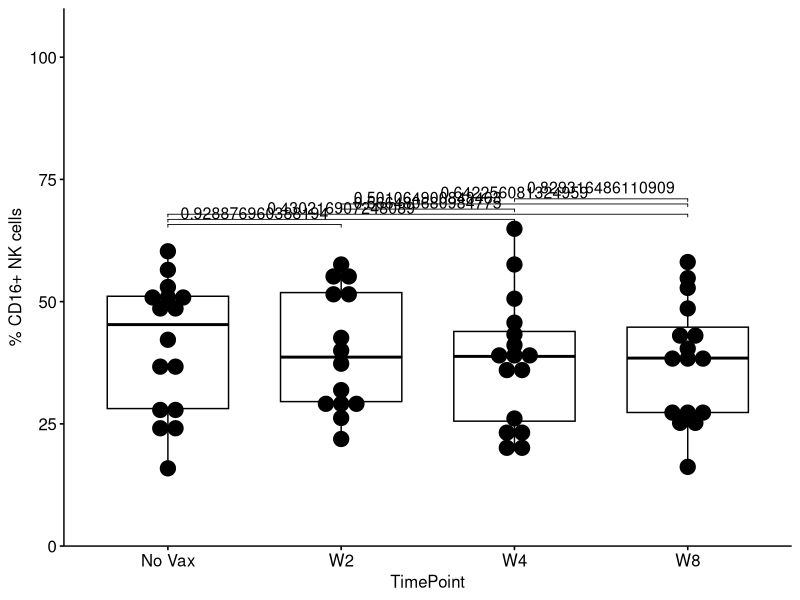
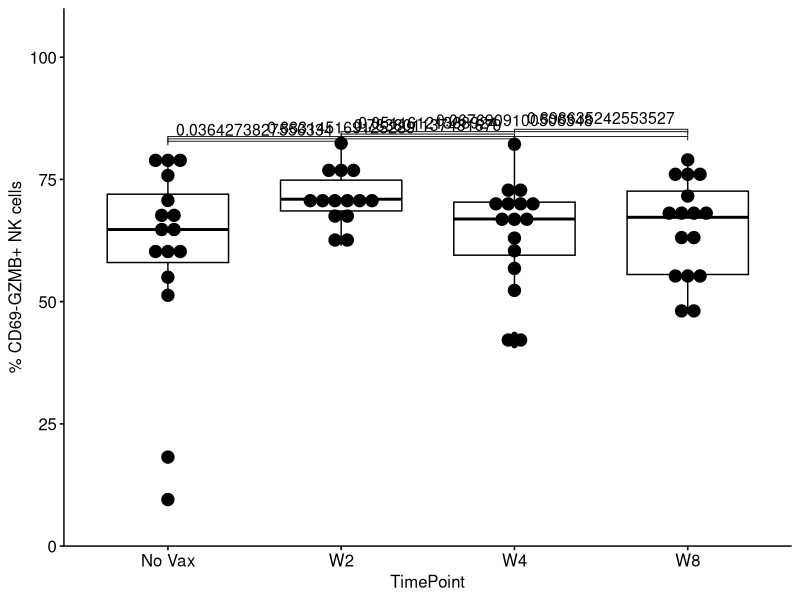
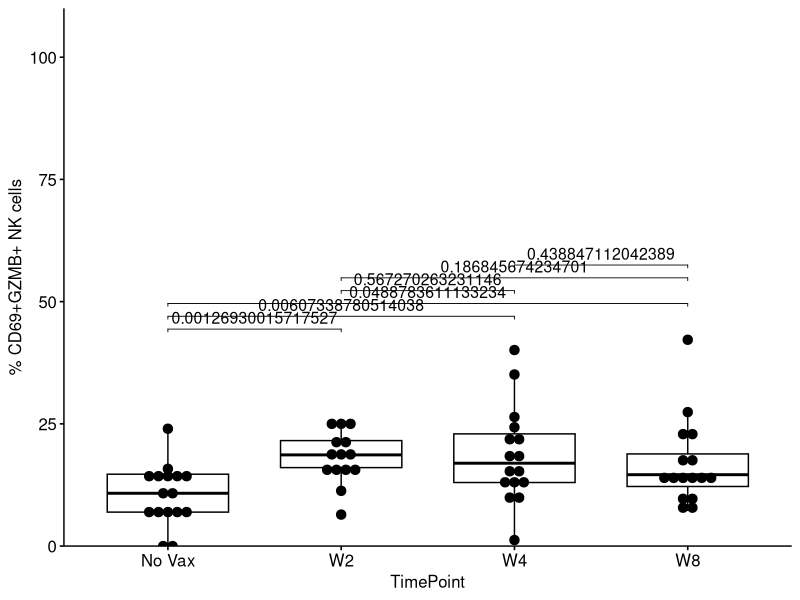
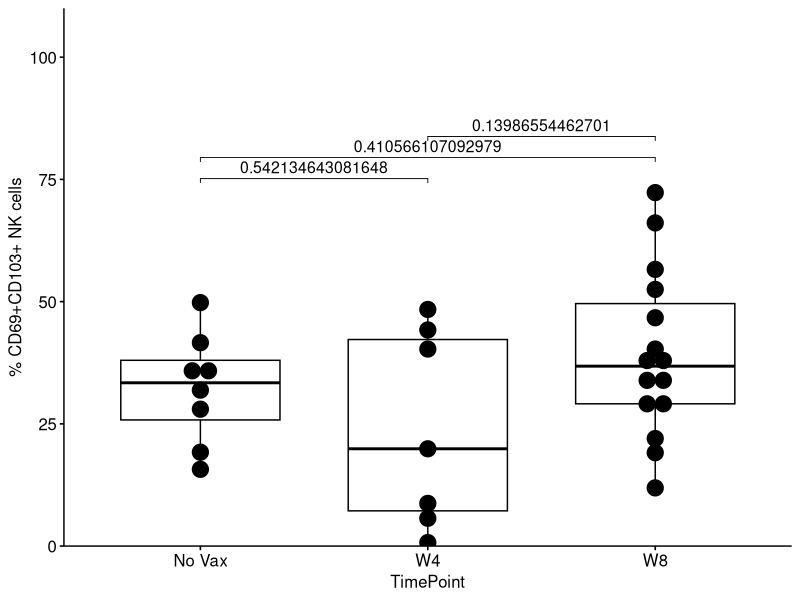
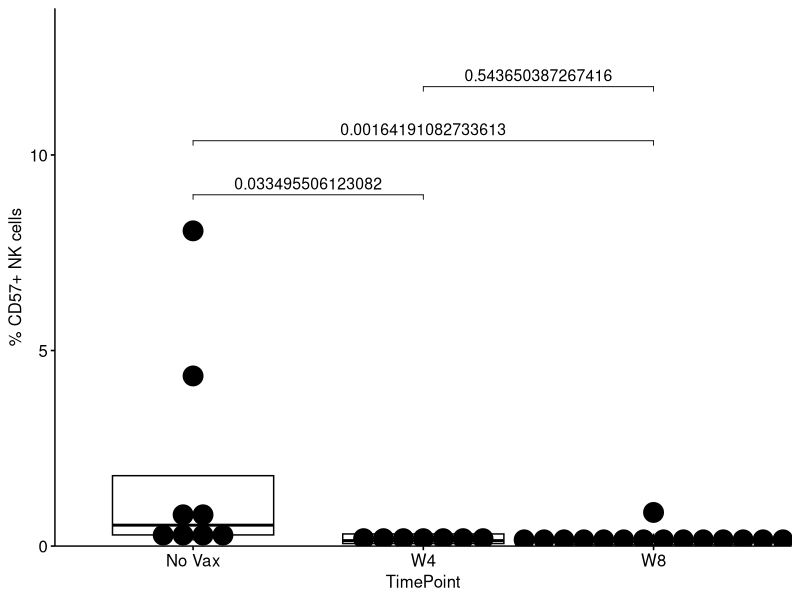
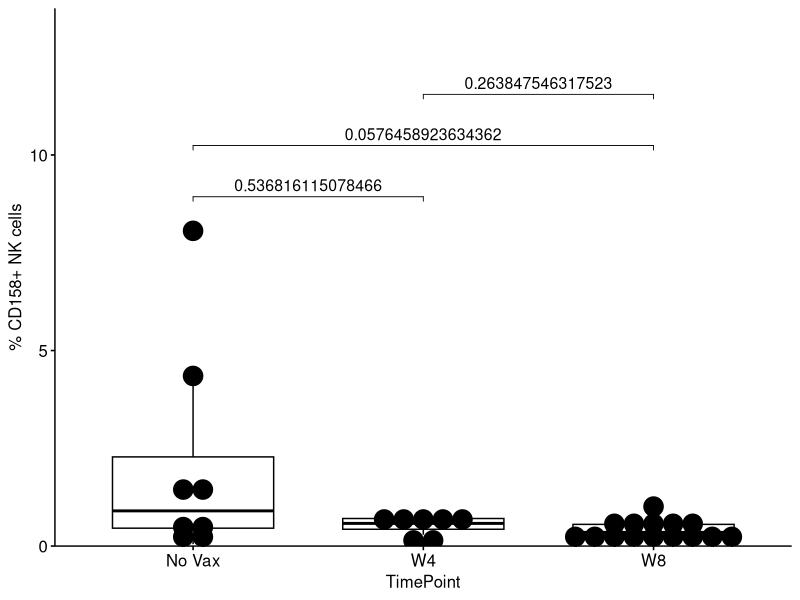
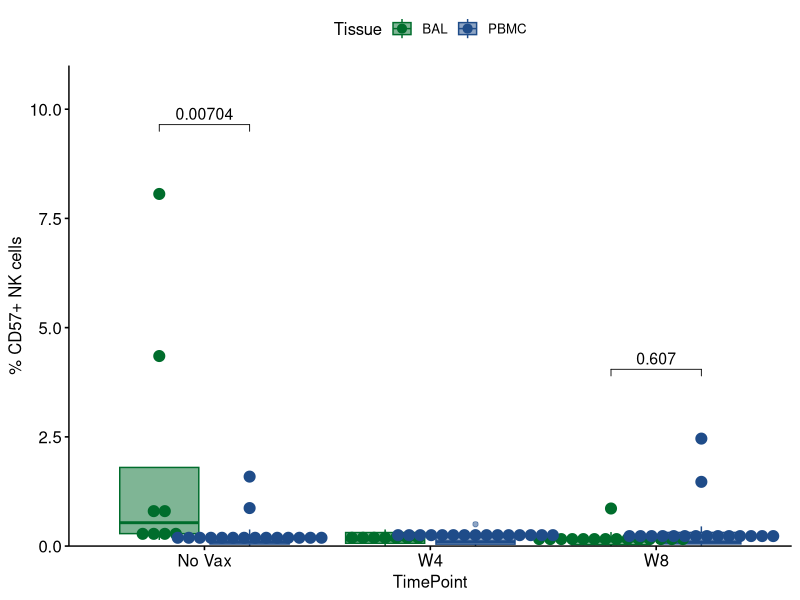

Write the R code that produced these figures, in order.
# Load the necessary libraries
library(tidyverse)
library(dplyr)
library(ggplot2)
library(cowplot)
library(viridis)
library(ggpubr)
library(rstatix)  
library(ggpubr)  # For easy data-visualization

# Read in the CSVs
FigS3 <- read.csv("text/FigS3.csv")

#####
### PBMC Phenotype
FigS3.pbmc.unstim <- FigS3 %>% filter(STIM == "Unstim", Tissue == "PBMC") %>% arrange(TimePoint)

a <- ggboxplot(FigS3.pbmc.unstim, x = "TimePoint", y = "CD16",
               ylim = c(0, 100)) +
  geom_dotplot(
    aes(fill = NULL, color = NULL),
    binaxis='y', stackdir='center', dotsize = 1.7,
    position = position_dodge(0.8)) + ylab("% CD16+ NK cells")
a_test <- FigS3.pbmc.unstim %>% dunn_test(CD16 ~ TimePoint)  %>%
  adjust_pvalue() %>%  add_significance("p.adj") %>% add_xy_position(x = "TimePoint")
ap <-  a +
  stat_pvalue_manual(a_test, label = "p", , tip.length = 0.01, size = 4) +
  scale_y_continuous(expand = expansion(mult = c(0, 0.1)))
ap

### CD69-GZMB+
b <- ggboxplot(FigS3.pbmc.unstim, x = "TimePoint", y = "CD69_GranB",
               ylim = c(0, 100)) +
  geom_dotplot(
    aes(fill = NULL, color = NULL),
    binaxis='y', stackdir='center', dotsize = 1,
    position = position_dodge(0.8)) + ylab("% CD69-GZMB+ NK cells")
b_test <- FigS3.pbmc.unstim %>% dunn_test(CD69_GranB ~ TimePoint)  %>%
  adjust_pvalue() %>%  add_significance("p.adj") %>% add_xy_position(x = "TimePoint")
bp <-  b +
  stat_pvalue_manual(b_test, label = "p", , tip.length = 0.01, size = 4) +
  scale_y_continuous(expand = expansion(mult = c(0, 0.1)))
bp

### CD69+GZMB+
c <- ggboxplot(FigS3.pbmc.unstim, x = "TimePoint", y = "CD69GranB",
               ylim = c(0, 100)) +
  geom_dotplot(
    aes(fill = NULL, color = NULL),
    binaxis='y', stackdir='center', dotsize = 1.,
    position = position_dodge(0.8)) + ylab("% CD69+GZMB+ NK cells")
c_test <- FigS3.pbmc.unstim %>% dunn_test(CD69GranB ~ TimePoint)  %>%
  adjust_pvalue() %>%  add_significance("p.adj") %>% add_xy_position(x = "TimePoint")
cp <-  c +
  stat_pvalue_manual(c_test, label = "p", , tip.length = 0.01, size = 4) +
  scale_y_continuous(expand = expansion(mult = c(0, 0.1)))
cp

# BAL 
FigS3.bal.unstim <- FigS3 %>% filter(STIM == "Unstim", Tissue == "BAL") %>% arrange(TimePoint)

e <- ggboxplot(FigS3.bal.unstim, x = "TimePoint", y = "CD69CD103",
               ylim = c(0, 100)) +
  geom_dotplot(
    aes(fill = NULL, color = NULL),
    binaxis='y', stackdir='center', dotsize = 1.2,
    position = position_dodge(0.8)) + ylab("% CD69+CD103+ NK cells")
e_test <- FigS3.bal.unstim %>% dunn_test(CD69CD103 ~ TimePoint)  %>%
  adjust_pvalue() %>%  add_significance("p.adj") %>% add_xy_position(x = "TimePoint")
ep <-  e +
  stat_pvalue_manual(e_test, label = "p", , tip.length = 0.01, size = 4) +
  scale_y_continuous(expand = expansion(mult = c(0, 0.1)))
ep
ylim = c(0, 15)

f <- ggboxplot(FigS3.bal.unstim, x = "TimePoint", y = "CD57",
               ylim = c(0, 12.5)) +
  geom_dotplot(
    aes(fill = NULL, color = NULL),
    binaxis='y', stackdir='center', dotsize = 1.3,
    position = position_dodge(0.8)) + ylab("% CD57+ NK cells")
f_test <- FigS3.bal.unstim %>% dunn_test(CD57 ~ TimePoint)  %>%
  adjust_pvalue() %>%  add_significance("p.adj") %>% add_xy_position(x = "TimePoint")
fp <-  f +
  stat_pvalue_manual(f_test, label = "p", , tip.length = 0.01, size = 4) +
  scale_y_continuous(expand = expansion(mult = c(0, 0.1)))
fp

g <- ggboxplot(FigS3.bal.unstim, x = "TimePoint", y = "CD158",
               ylim = c(0, 12.5)) +
  geom_dotplot(
    aes(fill = NULL, color = NULL),
    binaxis='y', stackdir='center', dotsize = 1.3,
    position = position_dodge(0.8)) + ylab("% CD158+ NK cells")
g_test <- FigS3.bal.unstim %>% dunn_test(CD158 ~ TimePoint)  %>%
  adjust_pvalue() %>%  add_significance("p.adj") %>% add_xy_position(x = "TimePoint")
gp <-  g +
  stat_pvalue_manual(g_test, label = "p", , tip.length = 0.01, size = 4) +
  scale_y_continuous(expand = expansion(mult = c(0, 0.1)))
gp

FigS3_CD57 <- FigS3 %>% filter(STIM == "Unstim", !(TimePoint == "W2")) %>% arrange(TimePoint)

a <- ggboxplot(FigS3_CD57, x = "TimePoint", y = "CD57",
               fill = "Tissue", color = "Tissue", palette = c("#006D2C", "#1F4C89"), alpha = 0.5, ylim = c(0, 10)) +
  geom_dotplot(
    aes(fill = Tissue, color = Tissue),
    binaxis='y', stackdir='center', dotsize = 0.5,
    position = position_dodge(0.8)) + ylab("% CD57+ NK cells")
a_test <- FigS3_CD57 %>% group_by(TimePoint) %>% wilcox_test(CD57 ~ Tissue)  %>%
  adjust_pvalue() %>%  add_significance("p.adj") %>% add_xy_position(x = "TimePoint")
ap <- a + stat_pvalue_manual(a_test, label = "p", , tip.length = 0.01, size = 4) +
  scale_y_continuous(expand = expansion(mult = c(0, 0.1)))
ap


### End

